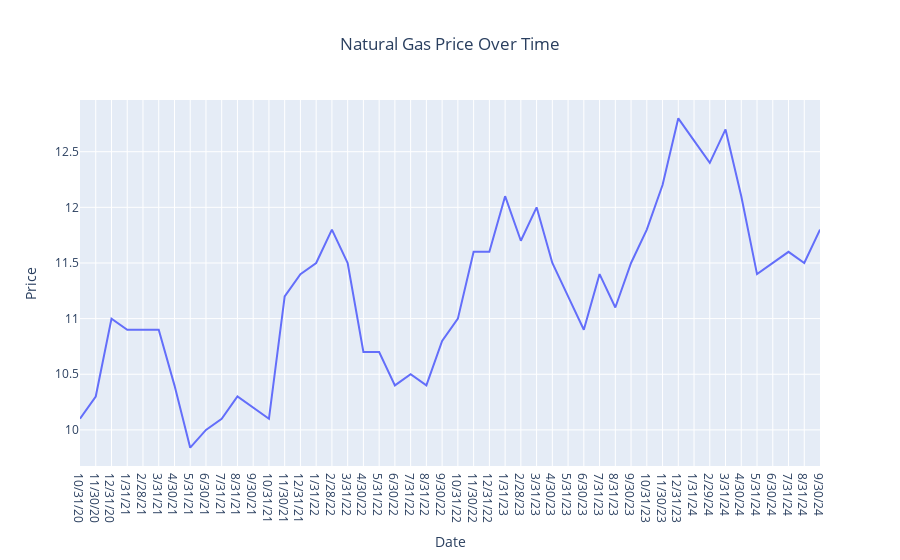

Write notebook code for a chart like this one.
### Code cell
Nat_Gas = pd.read_csv("Nat_Gas.csv", index_col=0)

trace = go.Scatter(x=Nat_Gas.index, y=Nat_Gas['Prices'], mode='lines', name='Natural Gas Price')

layout = go.Layout(title='Natural Gas Price Over Time', xaxis=dict(title='Date'), yaxis=dict(title='Price'), title_x=0.5)

fig = go.Figure(data=[trace], layout=layout)

fig.show()

### Figure 1 — Plotly figure (JSON) as saved in the notebook; plotly's stock layout.template omitted (floating-point values rounded to 4 significant figures)
{"data": [{"mode": "lines", "name": "Natural Gas Price", "type": "scatter", "x": ["10/31/20", "11/30/20", "12/31/20", "1/31/21", "2/28/21", "3/31/21", "4/30/21", "5/31/21", "6/30/21", "7/31/21", "8/31/21", "9/30/21", "10/31/21", "11/30/21", "12/31/21", "1/31/22", "2/28/22", "3/31/22", "4/30/22", "5/31/22", "6/30/22", "7/31/22", "8/31/22", "9/30/22", "10/31/22", "11/30/22", "12/31/22", "1/31/23", "2/28/23", "3/31/23", "4/30/23", "5/31/23", "6/30/23", "7/31/23", "8/31/23", "9/30/23", "10/31/23", "11/30/23", "12/31/23", "1/31/24", "2/29/24", "3/31/24", "4/30/24", "5/31/24", "6/30/24", "7/31/24", "8/31/24", "9/30/24"], "y": [10.1, 10.3, 11, 10.9, 10.9, 10.9, 10.4, 9.84, 10, 10.1, 10.3, 10.2, 10.1, 11.2, 11.4, 11.5, 11.8, 11.5, 10.7, 10.7, 10.4, 10.5, 10.4, 10.8, 11, 11.6, 11.6, 12.1, 11.7, 12, 11.5, 11.2, 10.9, 11.4, 11.1, 11.5, 11.8, 12.2, 12.8, 12.6, 12.4, 12.7, 12.1, 11.4, 11.5, 11.6, 11.5, 11.8]}], "layout": {"title": {"text": "Natural Gas Price Over Time", "x": 0.5}, "xaxis": {"title": {"text": "Date"}}, "yaxis": {"title": {"text": "Price"}}}}
